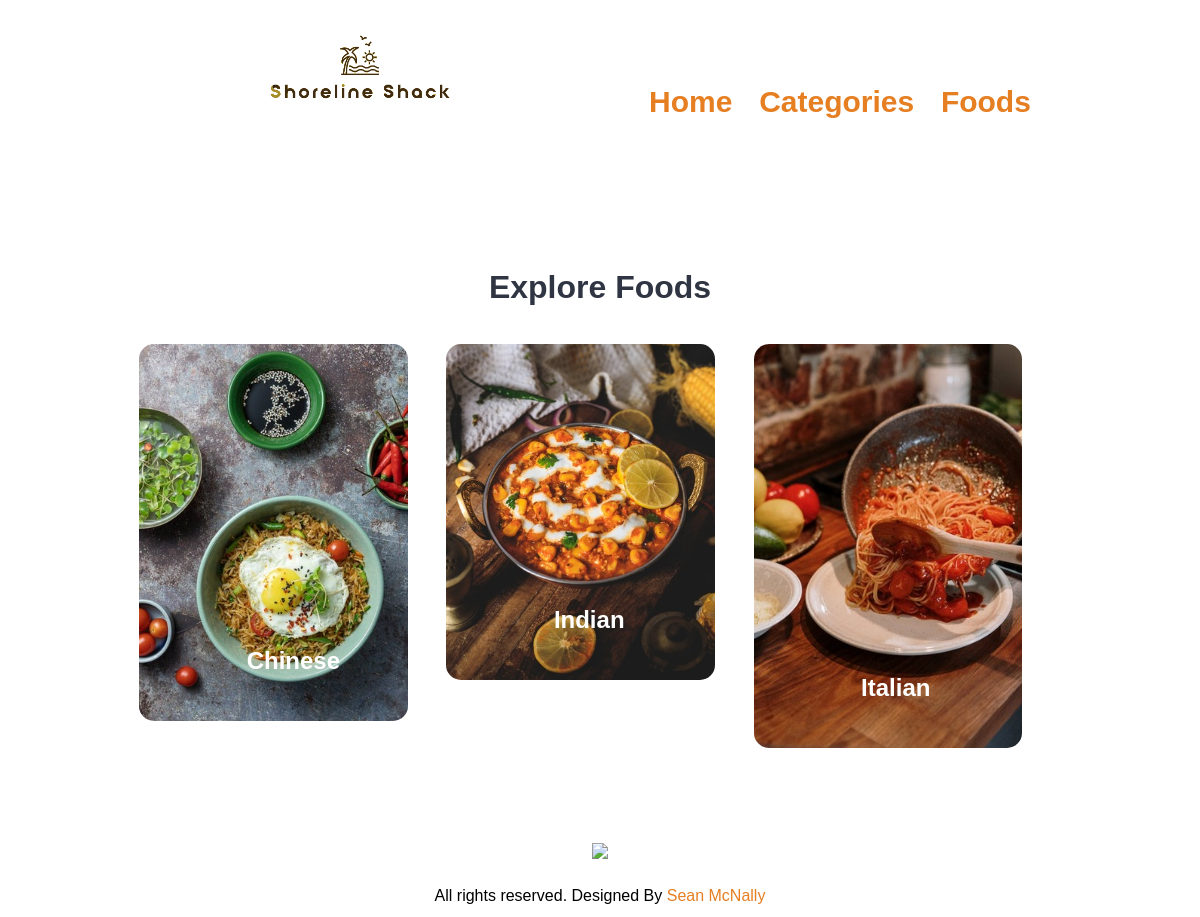
/categories.php, run on the app's committed database.
### tables this page shows
CREATE TABLE `tbl_category` (
  `id` int(10) UNSIGNED NOT NULL,
  `title` varchar(100) NOT NULL,
  `image_name` varchar(255) DEFAULT NULL,
  `featured` varchar(10) NOT NULL,
  `active` varchar(10) NOT NULL
);

### categories.php (the view, shortened to what this page needs)
<?php include('partials-frontend/menu.php'); ?>
    <section class="categories">
        <div class="container">
            <h2 class="text-center">Explore Foods</h2>
            <?php
                $sql= "SELECT * FROM tbl_category WHERE active='Yes'";
                $res = mysqli_query($conn, $sql);
                $count = mysqli_num_rows($res);
                if($count>0)
                {
                    while($row=mysqli_fetch_assoc($res))
                    {
                        $id = $row['id'];
                        $title = $row['title'];
                        $image_name = $row['image_name'];
                        ?>
                            <a href="<?php echo SITEURL; ?>category-foods.php?category_id=<?php echo $id; ?>">
                                <div class="box-3 float-container">
                                    <?php
                                        if($image_name=="")
                                        {
                                            echo "<div class='error'>Image Not Found</div>";
                                        }
                                        else
                                        {
                                            ?>
                                            <img src="<?php echo SITEURL; ?>images/category/<?php echo $image_name; ?>" alt="Pizza" class="img-responsive img-curve">
                                            <?php
                                        }
                                    ?>
                                    <h3 class="float-text text-white"><?php echo $title; ?></h3>
                                </div>
                            </a>
                        <?php
                    }
                }
                else
                {
                    echo "<div class='error'>Category Not Found</div>";
                }
            ?>
        </div>
    </section>
    <?php include('partials-frontend/footer.php'); ?>

### css/style.css (style rules this page uses)
* { margin: 0 0; padding: 0 0; font-family: Tahoma, sans-serif; }
.container { width: 80%; margin: 0 auto; padding: 1%; }
.img-responsive { width: 100%; }
.img-curve { border-radius: 15px; }
.text-center { text-align: center; }
.text-white { color: white; }
a { color: #e67e22; text-decoration: none; }
h2 { color: #2f3542; font-size: 2rem; margin-bottom: 2%; font-family: Tahoma, sans-serif; }
h3 { font-size: 1.5rem; font-family: Tahoma, sans-serif; }
.float-container { position: relative; }
.float-text { position: absolute; bottom: 50px; left: 40%; }
.categories { padding: 4% 0; }
.box-3 { width: 28%; float: left; margin: 2%; }

### data on the page
tbl_category: image_name (picture), title "Chinese"
tbl_category: image_name (picture), title "Indian"
tbl_category: image_name (picture), title "Italian"
